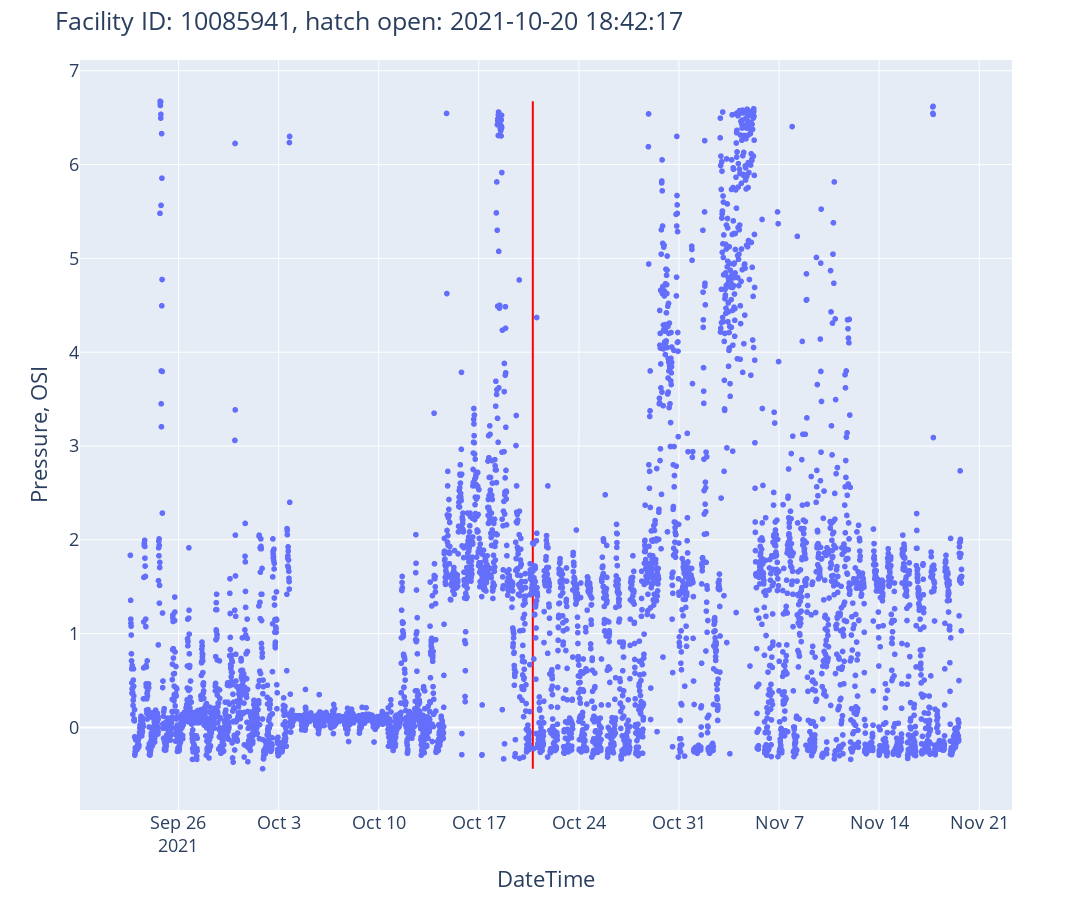

The cell this chart's notebook holds for it:
### Code cell
# plot pressure with drone detected open hatch time, you may add hatch open or close time from work order or Forms data or other notes to the plot.
fig = plot_ts_open_hatch(dfi=df_thp_460, fac_id=facility_id, t_drone_open_hatch=t_drone_open_hatch)
fig.show()

### Figure 1 — Plotly figure (JSON) as saved in the notebook; plotly's stock layout.template omitted (floating-point values rounded to 4 significant figures; data arrays with more than 128 entries replaced by an {"elided": "..."} marker saying what was removed)
{"data": [{"hovertemplate": "timestamp=%{x}<br>pressure_osi=%{y}<extra></extra>", "legendgroup": "", "marker": {"color": "#636efa", "symbol": "circle"}, "mode": "markers", "name": "", "showlegend": false, "type": "scattergl", "x": {"elided": "5261 str values"}, "xaxis": "x", "y": {"elided": "5261 float values"}, "yaxis": "y"}, {"hovertemplate": "x=%{x}<br>y=%{y}<extra></extra>", "legendgroup": "", "line": {"color": "red", "dash": "solid"}, "marker": {"symbol": "circle"}, "mode": "lines", "name": "", "orientation": "v", "showlegend": false, "type": "scatter", "x": ["2021-10-20T18:42:17", "2021-10-20T18:42:17"], "xaxis": "x", "y": [-0.44, 6.675], "yaxis": "y"}], "layout": {"font": {"size": 18}, "height": 900, "legend": {"tracegroupgap": 0}, "margin": {"t": 60}, "title": {"text": "Facility ID: 10085941, hatch open: 2021-10-20 18:42:17"}, "width": 1600, "xaxis": {"anchor": "y", "domain": [0, 1], "title": {"text": "DateTime"}}, "yaxis": {"anchor": "x", "domain": [0, 1], "title": {"text": "Pressure, OSI"}}}}
